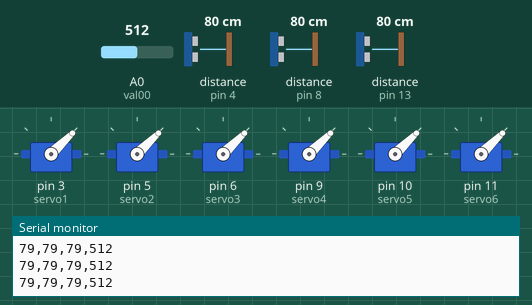
Simulated run of this sketch. Board: Arduino Uno, built with avr-gcc and run on an emulated ATmega328P. Parts: 6 × servo, the last lines printed to the serial monitor. Wiring (inferred from the names in the program): 3 × ultrasonic range finder: trigger pin 2, echo pin 4 / trigger pin 7, echo pin 8 / trigger pin 12, echo pin 13. The test bench sets the inputs (shaded band); at power-on: distance to the obstacle (sensors on pin 4, pin 8, pin 13) 80 cm, A0 (val00) = 512. The echo pulse lasts 58.3 µs per cm.

Above: at 1.2 s.
1.3 s: distance to the obstacle (sensor on pin 4) set to 2 cm
At 1.47 s:
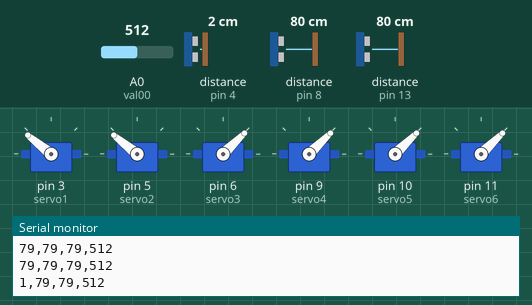
4.3 s: distance to the obstacle (sensor on pin 8) set to 2 cm
At 4.61 s:
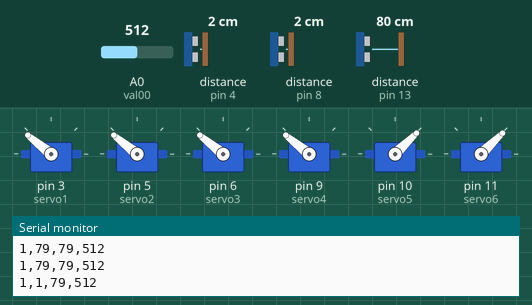
7.3 s: distance to the obstacle (sensor on pin 4) set to 35 cm
At 7.7 s:
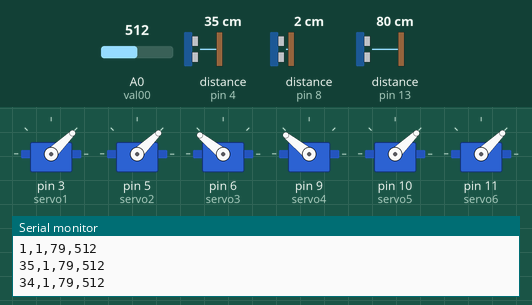
10.3 s: distance to the obstacle (sensor on pin 4) set to 4 cm
At 10.55 s:
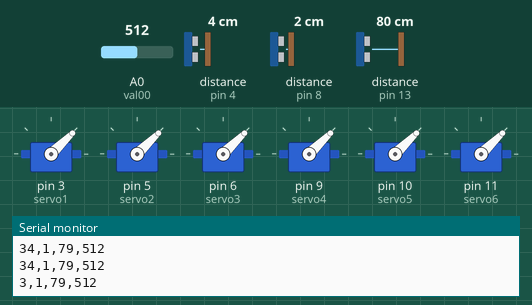
13.3 s: distance to the obstacle (sensor on pin 13) set to 4 cm
At 13.64 s:
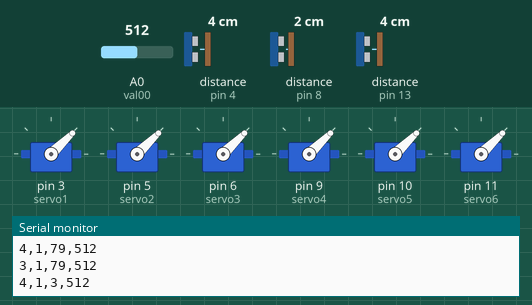
16.3 s: distance to the obstacle (sensor on pin 8) set to 35 cm
At 16.42 s:
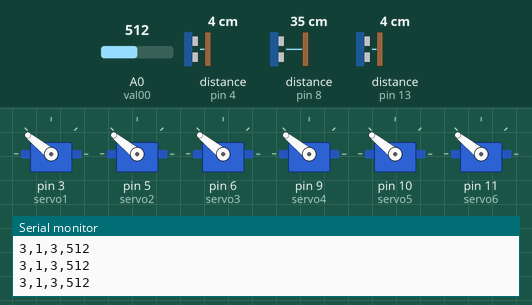
Timing chart, 0 to 20.3 s (numbered marks = the images above; inputs shaded):
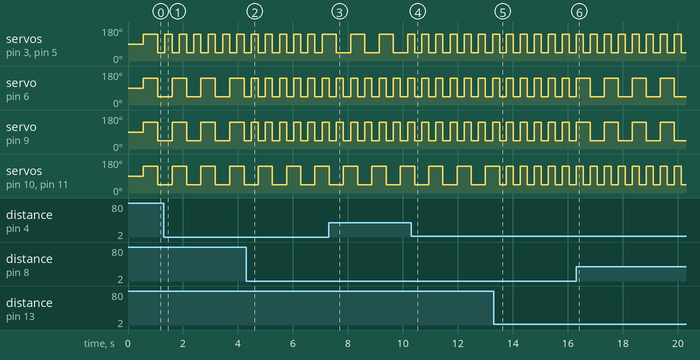

Measured:
- after the input at 1.3 s, servo on pin 3 (servo1), servo on pin 5 (servo2): alternates 141° for 0.26 s and 44° for 0.26 s, starting at once
- after the input at 4.3 s, servo on pin 6 (servo3), servo on pin 9 (servo4): alternates 141° for 0.26 s and 44° for 0.26 s, starting after 0.18 s
- after the input at 7.3 s, servo on pin 3 (servo1), servo on pin 5 (servo2): alternates 141° for 0.52 s and 44° for 0.52 s, starting after 0.28 s
- after the input at 10.3 s, servo on pin 3 (servo1), servo on pin 5 (servo2): alternates 141° for 0.26 s and 44° for 0.26 s, starting after 0.13 s
- after the input at 13.3 s, servo on pin 10 (servo5), servo on pin 11 (servo6): alternates 141° for 0.25 s and 44° for 0.25 s, starting after 0.47 s
- after the input at 16.3 s, servo on pin 6 (servo3), servo on pin 9 (servo4): alternates 141° for 0.51 s and 44° for 0.51 s, starting after 0.51 s
- by itself, servo on pin 6 (servo3), servo on pin 9 (servo4), servo on pin 10 (servo5), servo on pin 11 (servo6): alternates 141° for 0.52 s and 44° for 0.52 s

The sketch:

a3.ino
```cpp
#include <Servo.h>

//#define trigPin4 0
//#define echoPin4 1
#define trigPin1 2
#define echoPin1 4
#define trigPin2 7
#define echoPin2 8
#define trigPin3 12
#define echoPin3 13

const int val00 = A0;

Servo servo1;
Servo servo2;
Servo servo3;
Servo servo4;
Servo servo5;
Servo servo6;

int pos1 = 1000;
int pos2 = 1000;
int pos3 = 1000;
int pos4 = 1000;
int pos5 = 1000;
int pos6 = 1000;

//===========Servo_1_Intervals=============
const unsigned long servo1interval_a = 500;
const unsigned long servo1interval_b = 250;

//===========Servo_2_Intervals=============
const unsigned long servo2interval_a = 500;
const unsigned long servo2interval_b = 250;

//===========Servo_3_Intervals=============
const unsigned long servo3interval_a = 500;
const unsigned long servo3interval_b = 250;

//===========Servo_4_Intervals=============
const unsigned long servo4interval_a = 500;
const unsigned long servo4interval_b = 250;

//===========Servo_5_Intervals=============
const unsigned long servo5interval_a = 500;
const unsigned long servo5interval_b = 250;

//===========Servo_6_Intervals=============
const unsigned long servo6interval_a = 500;
const unsigned long servo6interval_b = 250;


//=====Servo_timers======
unsigned long servo1timer;
unsigned long servo2timer;
unsigned long servo3timer;
unsigned long servo4timer;
unsigned long servo5timer;
unsigned long servo6timer;


//===========VOID_SETUP==================
//=======================================

void setup() {

  servo1.attach(3);
  servo2.attach(5);
  servo3.attach(6);
  servo4.attach(9);
  servo5.attach(10);
  servo6.attach(11);

  Serial.begin (9600);
  pinMode(trigPin1, OUTPUT);
  pinMode(echoPin1, INPUT);
  pinMode(trigPin2, OUTPUT);
  pinMode(echoPin2, INPUT);
  pinMode(trigPin3, OUTPUT);
  pinMode(echoPin3, INPUT);
  //pinMode(trigPin4, OUTPUT);
  //pinMode(echoPin4, INPUT);

}

//==============moveServo1====================
void moveServo1 () {
   if (pos1 <= 1000)
      {
        pos1 = 2000;
        servo1.writeMicroseconds(pos1);
        }
   else
      {
        pos1 = 1000;
        servo1.writeMicroseconds(pos1);
        }

  servo1timer = millis ();
  }

//==============moveServo2====================
  void moveServo2 () {
   if (pos2 <= 1000)
      {
        pos2 = 2000;
        servo2.writeMicroseconds(pos2);
        }
   else
      {
        pos2 = 1000;
        servo2.writeMicroseconds(pos2);
        }

  servo2timer = millis ();
  }

//==============moveServo3====================
  void moveServo3 () {
   if (pos3 <= 1000)
      {
        pos3 = 2000;
        servo3.writeMicroseconds(pos3);
        }
   else
      {
        pos3 = 1000;
        servo3.writeMicroseconds(pos3);
        }

  servo3timer = millis ();
  }

//==============moveServo4====================
  void moveServo4 () {
   if (pos4 <= 1000)
      {
        pos4 = 2000;
        servo4.writeMicroseconds(pos4);
        }
   else
      {
        pos4 = 1000;
        servo4.writeMicroseconds(pos4);
        }

  servo4timer = millis ();
  }

//==============moveServo5====================
  void moveServo5 () {
   if (pos5 <= 1000)
      {
        pos5 = 2000;
        servo5.writeMicroseconds(pos5);
        }
   else
      {
        pos5 = 1000;
        servo5.writeMicroseconds(pos5);
        }

  servo5timer = millis ();
  }

//==============moveServo6====================
  void moveServo6 () {
   if (pos6 <= 1000)
      {
        pos6 = 2000;
        servo6.writeMicroseconds(pos6);
        }
   else
      {
        pos6 = 1000;
        servo6.writeMicroseconds(pos6);
        }

  servo6timer = millis ();
  }


//=================VOID_LOOP=======================
//=================================================

void loop() {

//========Sensor_1========
  long duration1, distance1;
  digitalWrite(trigPin1, LOW);
  delayMicroseconds(2);
  digitalWrite(trigPin1, HIGH);
  delayMicroseconds(10);
  digitalWrite(trigPin1, LOW);
  duration1 = pulseIn(echoPin1, HIGH);
  distance1 = (duration1/2) / 29.1;


//========Sensor_2========
    long duration2, distance2;
  digitalWrite(trigPin2, LOW);
  delayMicroseconds(2);
  digitalWrite(trigPin2, HIGH);
  delayMicroseconds(10);
  digitalWrite(trigPin2, LOW);
  duration2 = pulseIn(echoPin2, HIGH);
  distance2 = (duration2/2) / 29.1;


//========Sensor_3========
    long duration3, distance3;
  digitalWrite(trigPin3, LOW);
  delayMicroseconds(2);
  digitalWrite(trigPin3, HIGH);
  delayMicroseconds(10);
  digitalWrite(trigPin3, LOW);
  duration3 = pulseIn(echoPin3, HIGH);
  distance3 = (duration3/2) / 29.1;


//========Sensor_4========
//    long duration4, distance4;
//  digitalWrite(trigPin4, LOW);
//  delayMicroseconds(2);
//  digitalWrite(trigPin4, HIGH);
//  delayMicroseconds(10);
// digitalWrite(trigPin4, LOW);
//  duration4 = pulseIn(echoPin4, HIGH);
//  distance4 = (duration4/2) / 29.1;


//==============Servos_1_and_2_controlled_by_Sensor_1====================
//======Servo1

if (distance1 >= 30){
 if ( (millis () - servo1timer) >= servo1interval_a)
    moveServo1 ();
}

else {
 if ( (millis () - servo1timer) >= servo1interval_b)
    moveServo1 ();
  }

//======Servo2

if (distance1 >= 30){
 if ( (millis () - servo2timer) >= servo2interval_a)
    moveServo2 ();
}

else {
 if ( (millis () - servo2timer) >= servo2interval_b)
    moveServo2 ();
  }


//==============Servos_3_and_4_controlled_by_Sensor_2====================
//======Servo3

if (distance2 >= 30){
 if ( (millis () - servo3timer) >= servo3interval_a)
    moveServo3 ();
}

else {
 if ( (millis () - servo3timer) >= servo3interval_b)
    moveServo3 ();
  }

//======Servo4

if (distance2 >= 30){
 if ( (millis () - servo4timer) >= servo4interval_a)
    moveServo4 ();
}

else {
 if ( (millis () - servo4timer) >= servo4interval_b)
    moveServo4 ();
  }


//==============Servos_5_and_6_controlled_by_Sensor_3====================
//======Servo5

if (distance3 >= 30){
 if ( (millis () - servo5timer) >= servo5interval_a)
    moveServo5 ();
}

else {
 if ( (millis () - servo5timer) >= servo5interval_b)
    moveServo5 ();
  }

//======Servo6

if (distance3 >= 30){
 if ( (millis () - servo6timer) >= servo6interval_a)
    moveServo6 ();
}

else {
 if ( (millis () - servo6timer) >= servo6interval_b)
    moveServo6 ();
  }


    Serial.print(distance1);
    Serial.print(",");
    Serial.print(distance2);
    Serial.print(",");
    Serial.print(distance3);
    Serial.print(",");
    Serial.println(analogRead(val00));

  delay(250);
}
```
